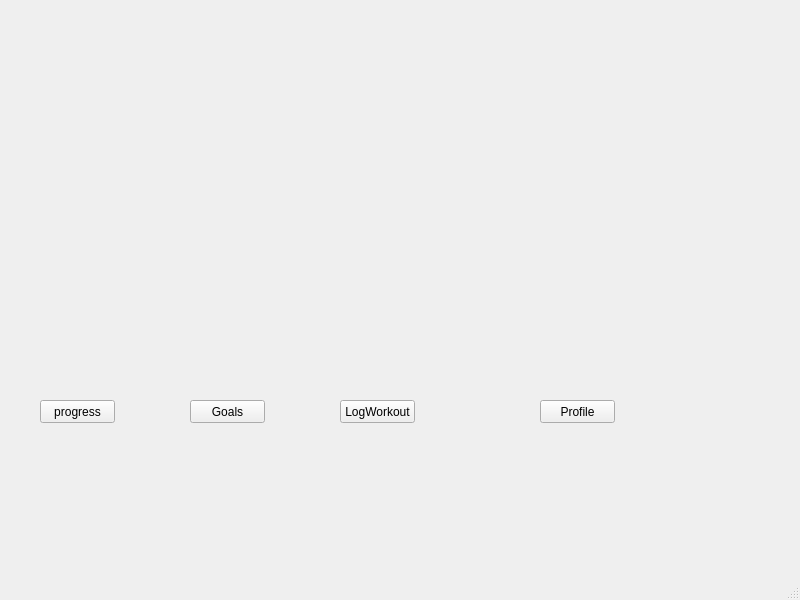
<?xml version="1.0" encoding="UTF-8"?>
<ui version="4.0">
 <class>MainWindow</class>
 <widget class="QMainWindow" name="MainWindow">
  <property name="geometry">
   <rect>
    <x>0</x>
    <y>0</y>
    <width>800</width>
    <height>600</height>
   </rect>
  </property>
  <property name="windowTitle">
   <string>MainWindow</string>
  </property>
  <widget class="QWidget" name="centralwidget">
   <widget class="QPushButton" name="progressButton">
    <property name="geometry">
     <rect>
      <x>40</x>
      <y>400</y>
      <width>75</width>
      <height>23</height>
     </rect>
    </property>
    <property name="text">
     <string>progress</string>
    </property>
   </widget>
   <widget class="QPushButton" name="goalButton">
    <property name="geometry">
     <rect>
      <x>190</x>
      <y>400</y>
      <width>75</width>
      <height>23</height>
     </rect>
    </property>
    <property name="text">
     <string>Goals</string>
    </property>
   </widget>
   <widget class="QPushButton" name="logButton">
    <property name="geometry">
     <rect>
      <x>340</x>
      <y>400</y>
      <width>75</width>
      <height>23</height>
     </rect>
    </property>
    <property name="text">
     <string>LogWorkout</string>
    </property>
   </widget>
   <widget class="QPushButton" name="profileButton">
    <property name="geometry">
     <rect>
      <x>540</x>
      <y>400</y>
      <width>75</width>
      <height>23</height>
     </rect>
    </property>
    <property name="text">
     <string>Profile</string>
    </property>
   </widget>
   <widget class="QStackedWidget" name="display">
    <property name="geometry">
     <rect>
      <x>20</x>
      <y>10</y>
      <width>761</width>
      <height>371</height>
     </rect>
    </property>
    <property name="currentIndex">
     <number>0</number>
    </property>
    <widget class="QWidget" name="home"/>
   </widget>
  </widget>
  <widget class="QMenuBar" name="menubar">
   <property name="geometry">
    <rect>
     <x>0</x>
     <y>0</y>
     <width>800</width>
     <height>26</height>
    </rect>
   </property>
  </widget>
  <widget class="QStatusBar" name="statusbar"/>
 </widget>
 <resources/>
 <connections/>
</ui>
